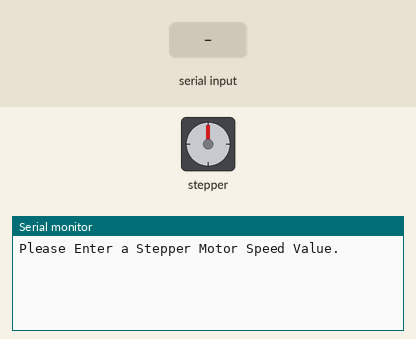
This sketch was run on a simulated Arduino Uno, built with avr-gcc and run on an emulated ATmega328P. On the bench: stepper motor, the last lines printed to the serial monitor. Wiring (inferred from the names in the program): stepper motor driver (200 steps per turn assumed): step pin 3; direction pin 6; enable pin 8. The test bench sets the inputs (shaded band).

Above: at 1.2 s.
1.3 s: "90,45\n" received over Serial
At 1.4 s:
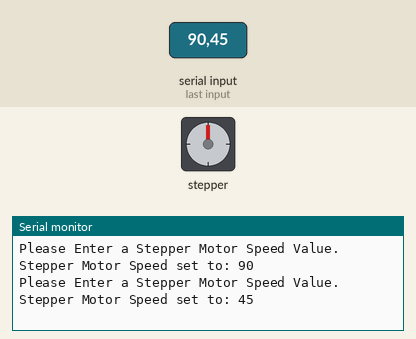
At 2.8 s:
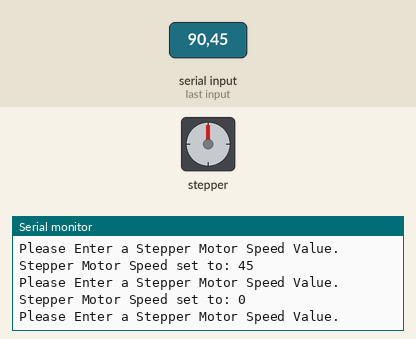

Measured:
- after the input at 1.3 s, the serial monitor: prints a new line at once (image 1)

The sketch:

Tune_Stepper.ino
```cpp
/*
 * TuneStepper
 *
 * By Jonathan Kayne
 * April 2018
 *
 * This program allows the user to input a speed value through the serial monitor
 * and runs that motor at that speed.
 * You should compare the sound with the value on the pitches.h file
 * and check for the resonant frequency of your stepper.
 * The resonant frequency will cause the motor to produce a garbled tone.
 * It will appear as if the motor has stalled. If this happens, raise/lower the pitch value
 * by an octave.
 */

//ARDUINO PINS
#define stepPin 3
#define dirPin 6
#define enPin 8

unsigned long motorSpeed = 0;
unsigned long prevStepMicros = 0;
bool stepState = false;

void setup() {
  pinMode(stepPin, OUTPUT);
  pinMode(dirPin, OUTPUT);
  pinMode(enPin, OUTPUT);
  digitalWrite(dirPin, LOW);
  Serial.begin(9600);
  while(!Serial) {/*do nothing*/;}

  Serial.println("\n\nPlease Enter a Stepper Motor Speed Value.");
}

void loop() {
  if (motorSpeed == 0)
  {
    digitalWrite(enPin, HIGH);
  }
  else
  {
    digitalWrite(enPin, LOW);
  }
  while(Serial.available() > 0) //taking in the speed value
  {
    motorSpeed = Serial.parseInt();
    Serial.print("Stepper Motor Speed set to: ");
    Serial.println(motorSpeed);
    Serial.println("\nPlease Enter a Stepper Motor Speed Value.");
  }
  if ((micros() - prevStepMicros >= motorSpeed) && motorSpeed != 0)//stepper motor speed control
  {
    prevStepMicros += motorSpeed;
    digitalWrite(stepPin, HIGH);
    digitalWrite(stepPin, LOW);
  }
}
```
